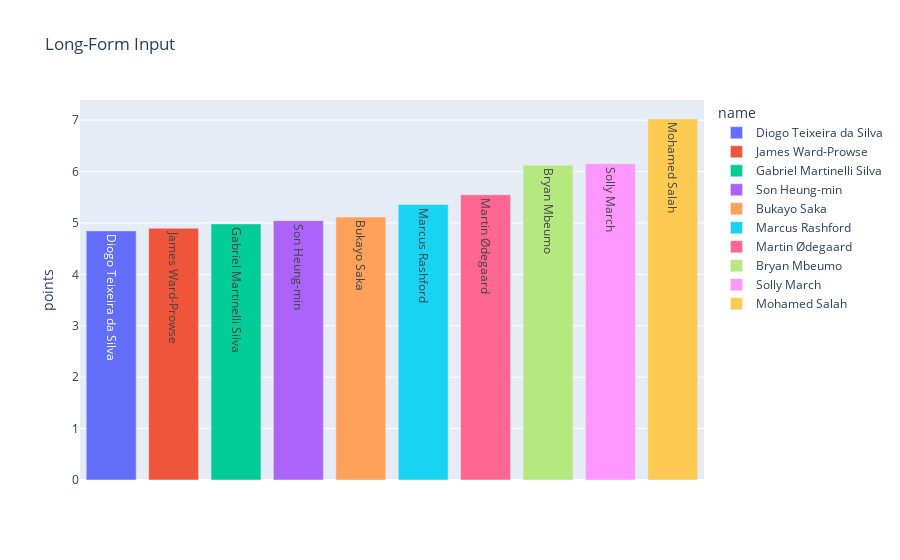

The code cell stored with this chart in its notebook:
### Code cell
fig = px.bar(predicted_mids.head(no_plotted_players).sort_values("points", ascending=True), x="name", y="points",color="name" ,text="name", title="Long-Form Input")
fig.update_xaxes(visible=False, showticklabels=False)
fig.show()
fig.write_image("plots/mids.png")

### Figure 1 — Plotly figure (JSON) as saved in the notebook; plotly's stock layout.template omitted (floating-point values rounded to 4 significant figures)
{"data": [{"alignmentgroup": "True", "hovertemplate": "name=%{text}<br>points=%{y}<extra></extra>", "legendgroup": "Diogo Teixeira da Silva", "marker": {"color": "#636efa", "pattern": {"shape": ""}}, "name": "Diogo Teixeira da Silva", "offsetgroup": "Diogo Teixeira da Silva", "orientation": "v", "showlegend": true, "text": ["Diogo Teixeira da Silva"], "textposition": "auto", "type": "bar", "x": ["Diogo Teixeira da Silva"], "xaxis": "x", "y": [4.846], "yaxis": "y"}, {"alignmentgroup": "True", "hovertemplate": "name=%{text}<br>points=%{y}<extra></extra>", "legendgroup": "James Ward-Prowse", "marker": {"color": "#EF553B", "pattern": {"shape": ""}}, "name": "James Ward-Prowse", "offsetgroup": "James Ward-Prowse", "orientation": "v", "showlegend": true, "text": ["James Ward-Prowse"], "textposition": "auto", "type": "bar", "x": ["James Ward-Prowse"], "xaxis": "x", "y": [4.898], "yaxis": "y"}, {"alignmentgroup": "True", "hovertemplate": "name=%{text}<br>points=%{y}<extra></extra>", "legendgroup": "Gabriel Martinelli Silva", "marker": {"color": "#00cc96", "pattern": {"shape": ""}}, "name": "Gabriel Martinelli Silva", "offsetgroup": "Gabriel Martinelli Silva", "orientation": "v", "showlegend": true, "text": ["Gabriel Martinelli Silva"], "textposition": "auto", "type": "bar", "x": ["Gabriel Martinelli Silva"], "xaxis": "x", "y": [4.981], "yaxis": "y"}, {"alignmentgroup": "True", "hovertemplate": "name=%{text}<br>points=%{y}<extra></extra>", "legendgroup": "Son Heung-min", "marker": {"color": "#ab63fa", "pattern": {"shape": ""}}, "name": "Son Heung-min", "offsetgroup": "Son Heung-min", "orientation": "v", "showlegend": true, "text": ["Son Heung-min"], "textposition": "auto", "type": "bar", "x": ["Son Heung-min"], "xaxis": "x", "y": [5.044], "yaxis": "y"}, {"alignmentgroup": "True", "hovertemplate": "name=%{text}<br>points=%{y}<extra></extra>", "legendgroup": "Bukayo Saka", "marker": {"color": "#FFA15A", "pattern": {"shape": ""}}, "name": "Bukayo Saka", "offsetgroup": "Bukayo Saka", "orientation": "v", "showlegend": true, "text": ["Bukayo Saka"], "textposition": "auto", "type": "bar", "x": ["Bukayo Saka"], "xaxis": "x", "y": [5.115], "yaxis": "y"}, {"alignmentgroup": "True", "hovertemplate": "name=%{text}<br>points=%{y}<extra></extra>", "legendgroup": "Marcus Rashford", "marker": {"color": "#19d3f3", "pattern": {"shape": ""}}, "name": "Marcus Rashford", "offsetgroup": "Marcus Rashford", "orientation": "v", "showlegend": true, "text": ["Marcus Rashford"], "textposition": "auto", "type": "bar", "x": ["Marcus Rashford"], "xaxis": "x", "y": [5.358], "yaxis": "y"}, {"alignmentgroup": "True", "hovertemplate": "name=%{text}<br>points=%{y}<extra></extra>", "legendgroup": "Martin Ødegaard", "marker": {"color": "#FF6692", "pattern": {"shape": ""}}, "name": "Martin Ødegaard", "offsetgroup": "Martin Ødegaard", "orientation": "v", "showlegend": true, "text": ["Martin Ødegaard"], "textposition": "auto", "type": "bar", "x": ["Martin Ødegaard"], "xaxis": "x", "y": [5.548], "yaxis": "y"}, {"alignmentgroup": "True", "hovertemplate": "name=%{text}<br>points=%{y}<extra></extra>", "legendgroup": "Bryan Mbeumo", "marker": {"color": "#B6E880", "pattern": {"shape": ""}}, "name": "Bryan Mbeumo", "offsetgroup": "Bryan Mbeumo", "orientation": "v", "showlegend": true, "text": ["Bryan Mbeumo"], "textposition": "auto", "type": "bar", "x": ["Bryan Mbeumo"], "xaxis": "x", "y": [6.123], "yaxis": "y"}, {"alignmentgroup": "True", "hovertemplate": "name=%{text}<br>points=%{y}<extra></extra>", "legendgroup": "Solly March", "marker": {"color": "#FF97FF", "pattern": {"shape": ""}}, "name": "Solly March", "offsetgroup": "Solly March", "orientation": "v", "showlegend": true, "text": ["Solly March"], "textposition": "auto", "type": "bar", "x": ["Solly March"], "xaxis": "x", "y": [6.152], "yaxis": "y"}, {"alignmentgroup": "True", "hovertemplate": "name=%{text}<br>points=%{y}<extra></extra>", "legendgroup": "Mohamed Salah", "marker": {"color": "#FECB52", "pattern": {"shape": ""}}, "name": "Mohamed Salah", "offsetgroup": "Mohamed Salah", "orientation": "v", "showlegend": true, "text": ["Mohamed Salah"], "textposition": "auto", "type": "bar", "x": ["Mohamed Salah"], "xaxis": "x", "y": [7.022], "yaxis": "y"}], "layout": {"barmode": "relative", "legend": {"title": {"text": "name"}, "tracegroupgap": 0}, "title": {"text": "Long-Form Input"}, "xaxis": {"anchor": "y", "categoryarray": ["Diogo Teixeira da Silva", "James Ward-Prowse", "Gabriel Martinelli Silva", "Son Heung-min", "Bukayo Saka", "Marcus Rashford", "Martin Ødegaard", "Bryan Mbeumo", "Solly March", "Mohamed Salah"], "categoryorder": "array", "domain": [0, 1], "showticklabels": false, "title": {"text": "name"}, "visible": false}, "yaxis": {"anchor": "x", "domain": [0, 1], "title": {"text": "points"}}}}
